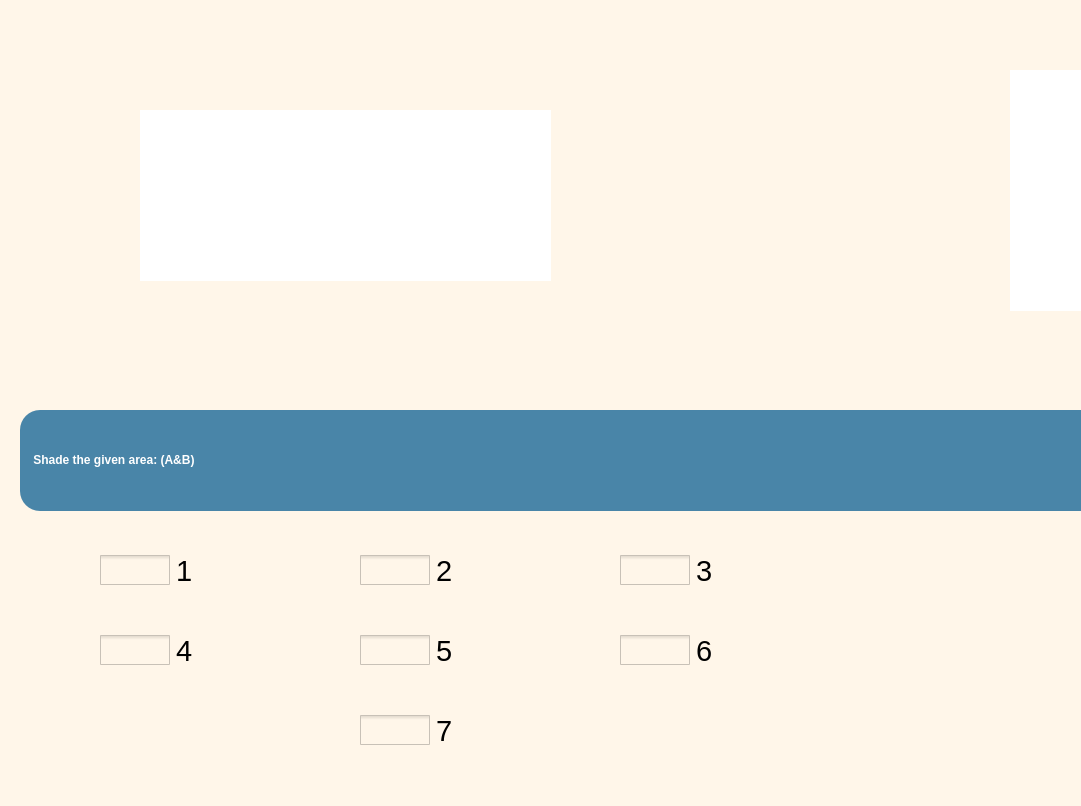
<?xml version="1.0" encoding="UTF-8"?>
<ui version="4.0">
 <class>MainWindow</class>
 <widget class="QMainWindow" name="MainWindow">
  <property name="geometry">
   <rect>
    <x>0</x>
    <y>0</y>
    <width>1081</width>
    <height>806</height>
   </rect>
  </property>
  <property name="windowTitle">
   <string>MainWindow</string>
  </property>
  <property name="styleSheet">
   <string notr="true">QWidget{
	background-color: rgb(255,246,233);
}

QPushButton{
	background-color: rgb(73,133,168);
	color: white;
	font: 16pt &quot;Verdana&quot;;
	border-radius: 20%;
}

QPushButton:hover{
	background-color: rgb(93,153,168);
	border: 2px solid black;
}

QFrame{
	border:none;
}

#Question{
	font: Italic 22pt &quot;Verdana&quot;;
	background-color: rgb(73, 133, 168);
	border-radius: 20%;
	color: white;
}

QLabel{
	background-color: white;
	font: 50pt &quot;Calibri&quot;;
	font-weight: 900;
}

QCheckBox{
	font: 22pt;
}

QCheckBox:hover{
	background-color: rgb(221,221,221);
	border-radius: 20%;
}
QCheckBox::indicator{
	width: 70px;
	height: 30px;
}

QCheckBox::indicator:checked{
	image: url(/Users/adityaparashar/Education/UCL/ENGF0002/Scenario/Scenario-Aditya/Practice_VennDiagrams/ui_files/checkbox-checked.png);
}

QCheckBox::indicator:unchecked{
	image: url(/Users/adityaparashar/Education/UCL/ENGF0002/Scenario/Scenario-Aditya/Practice_VennDiagrams/ui_files/checkbox-unchecked.png);
}
</string>
  </property>
  <widget class="QWidget" name="centralwidget">
   <property name="styleSheet">
    <string notr="true"/>
   </property>
   <widget class="QFrame" name="CheckboxFrame">
    <property name="geometry">
     <rect>
      <x>20</x>
      <y>520</y>
      <width>871</width>
      <height>281</height>
     </rect>
    </property>
    <property name="styleSheet">
     <string notr="true"/>
    </property>
    <property name="frameShape">
     <enum>QFrame::StyledPanel</enum>
    </property>
    <property name="frameShadow">
     <enum>QFrame::Raised</enum>
    </property>
    <widget class="QCheckBox" name="Area1">
     <property name="enabled">
      <bool>true</bool>
     </property>
     <property name="geometry">
      <rect>
       <x>80</x>
       <y>30</y>
       <width>121</width>
       <height>41</height>
      </rect>
     </property>
     <property name="maximumSize">
      <size>
       <width>16777215</width>
       <height>16777215</height>
      </size>
     </property>
     <property name="autoFillBackground">
      <bool>false</bool>
     </property>
     <property name="styleSheet">
      <string notr="true"/>
     </property>
     <property name="text">
      <string>1</string>
     </property>
     <property name="iconSize">
      <size>
       <width>16</width>
       <height>16</height>
      </size>
     </property>
     <property name="checkable">
      <bool>true</bool>
     </property>
     <property name="checked">
      <bool>false</bool>
     </property>
     <property name="tristate">
      <bool>false</bool>
     </property>
    </widget>
    <widget class="QCheckBox" name="Area2">
     <property name="geometry">
      <rect>
       <x>340</x>
       <y>30</y>
       <width>121</width>
       <height>41</height>
      </rect>
     </property>
     <property name="styleSheet">
      <string notr="true"/>
     </property>
     <property name="text">
      <string>2</string>
     </property>
    </widget>
    <widget class="QCheckBox" name="Area3">
     <property name="geometry">
      <rect>
       <x>600</x>
       <y>30</y>
       <width>131</width>
       <height>41</height>
      </rect>
     </property>
     <property name="text">
      <string>3</string>
     </property>
    </widget>
    <widget class="QFrame" name="HiddenFrame">
     <property name="geometry">
      <rect>
       <x>0</x>
       <y>80</y>
       <width>811</width>
       <height>171</height>
      </rect>
     </property>
     <property name="styleSheet">
      <string notr="true">border:none;</string>
     </property>
     <property name="frameShape">
      <enum>QFrame::StyledPanel</enum>
     </property>
     <property name="frameShadow">
      <enum>QFrame::Raised</enum>
     </property>
     <widget class="QCheckBox" name="Area5">
      <property name="enabled">
       <bool>true</bool>
      </property>
      <property name="geometry">
       <rect>
        <x>340</x>
        <y>30</y>
        <width>131</width>
        <height>41</height>
       </rect>
      </property>
      <property name="maximumSize">
       <size>
        <width>16777215</width>
        <height>16777215</height>
       </size>
      </property>
      <property name="autoFillBackground">
       <bool>false</bool>
      </property>
      <property name="text">
       <string>5</string>
      </property>
      <property name="iconSize">
       <size>
        <width>16</width>
        <height>16</height>
       </size>
      </property>
      <property name="checkable">
       <bool>true</bool>
      </property>
      <property name="checked">
       <bool>false</bool>
      </property>
      <property name="tristate">
       <bool>false</bool>
      </property>
     </widget>
     <widget class="QCheckBox" name="Area4">
      <property name="enabled">
       <bool>true</bool>
      </property>
      <property name="geometry">
       <rect>
        <x>80</x>
        <y>30</y>
        <width>121</width>
        <height>41</height>
       </rect>
      </property>
      <property name="maximumSize">
       <size>
        <width>16777215</width>
        <height>16777215</height>
       </size>
      </property>
      <property name="autoFillBackground">
       <bool>false</bool>
      </property>
      <property name="text">
       <string>4</string>
      </property>
      <property name="iconSize">
       <size>
        <width>16</width>
        <height>16</height>
       </size>
      </property>
      <property name="checkable">
       <bool>true</bool>
      </property>
      <property name="checked">
       <bool>false</bool>
      </property>
      <property name="tristate">
       <bool>false</bool>
      </property>
     </widget>
     <widget class="QCheckBox" name="Area7">
      <property name="enabled">
       <bool>true</bool>
      </property>
      <property name="geometry">
       <rect>
        <x>340</x>
        <y>110</y>
        <width>141</width>
        <height>41</height>
       </rect>
      </property>
      <property name="maximumSize">
       <size>
        <width>16777215</width>
        <height>16777215</height>
       </size>
      </property>
      <property name="autoFillBackground">
       <bool>false</bool>
      </property>
      <property name="text">
       <string>7</string>
      </property>
      <property name="iconSize">
       <size>
        <width>16</width>
        <height>16</height>
       </size>
      </property>
      <property name="checkable">
       <bool>true</bool>
      </property>
      <property name="checked">
       <bool>false</bool>
      </property>
      <property name="tristate">
       <bool>false</bool>
      </property>
     </widget>
     <widget class="QCheckBox" name="Area6">
      <property name="enabled">
       <bool>true</bool>
      </property>
      <property name="geometry">
       <rect>
        <x>600</x>
        <y>30</y>
        <width>131</width>
        <height>41</height>
       </rect>
      </property>
      <property name="maximumSize">
       <size>
        <width>16777215</width>
        <height>16777215</height>
       </size>
      </property>
      <property name="autoFillBackground">
       <bool>false</bool>
      </property>
      <property name="text">
       <string>6</string>
      </property>
      <property name="iconSize">
       <size>
        <width>16</width>
        <height>16</height>
       </size>
      </property>
      <property name="checkable">
       <bool>true</bool>
      </property>
      <property name="checked">
       <bool>false</bool>
      </property>
      <property name="tristate">
       <bool>false</bool>
      </property>
     </widget>
    </widget>
   </widget>
   <widget class="QFrame" name="QuestionFrame">
    <property name="geometry">
     <rect>
      <x>20</x>
      <y>410</y>
      <width>1401</width>
      <height>101</height>
     </rect>
    </property>
    <property name="frameShape">
     <enum>QFrame::StyledPanel</enum>
    </property>
    <property name="frameShadow">
     <enum>QFrame::Raised</enum>
    </property>
    <widget class="QLabel" name="Question">
     <property name="geometry">
      <rect>
       <x>0</x>
       <y>0</y>
       <width>1391</width>
       <height>101</height>
      </rect>
     </property>
     <property name="styleSheet">
      <string notr="true"/>
     </property>
     <property name="text">
      <string>&lt;html&gt;&lt;head/&gt;&lt;body&gt;&lt;p&gt;&amp;nbsp; &amp;nbsp; Shade the given area: (A&amp;amp;B)&lt;/p&gt;&lt;/body&gt;&lt;/html&gt;</string>
     </property>
    </widget>
   </widget>
   <widget class="QFrame" name="DiagramFrame">
    <property name="geometry">
     <rect>
      <x>30</x>
      <y>-10</y>
      <width>1401</width>
      <height>411</height>
     </rect>
    </property>
    <property name="styleSheet">
     <string notr="true"/>
    </property>
    <property name="frameShape">
     <enum>QFrame::StyledPanel</enum>
    </property>
    <property name="frameShadow">
     <enum>QFrame::Raised</enum>
    </property>
    <widget class="QLabel" name="ResultLabel">
     <property name="geometry">
      <rect>
       <x>980</x>
       <y>80</y>
       <width>391</width>
       <height>241</height>
      </rect>
     </property>
     <property name="styleSheet">
      <string notr="true">color: rgb(58, 142, 52);</string>
     </property>
     <property name="text">
      <string>&lt;html&gt;&lt;head/&gt;&lt;body&gt;&lt;p align=&quot;center&quot;&gt;&lt;br/&gt;&lt;/p&gt;&lt;/body&gt;&lt;/html&gt;</string>
     </property>
     <property name="wordWrap">
      <bool>true</bool>
     </property>
    </widget>
    <widget class="QLabel" name="Answer">
     <property name="geometry">
      <rect>
       <x>110</x>
       <y>120</y>
       <width>411</width>
       <height>171</height>
      </rect>
     </property>
     <property name="styleSheet">
      <string notr="true"/>
     </property>
     <property name="text">
      <string>&lt;html&gt;&lt;head/&gt;&lt;body&gt;&lt;p align=&quot;center&quot;&gt;&lt;br/&gt;&lt;/p&gt;&lt;/body&gt;&lt;/html&gt;</string>
     </property>
    </widget>
   </widget>
   <widget class="QPushButton" name="submitButton">
    <property name="geometry">
     <rect>
      <x>1100</x>
      <y>790</y>
      <width>121</width>
      <height>46</height>
     </rect>
    </property>
    <property name="styleSheet">
     <string notr="true"/>
    </property>
    <property name="text">
     <string>Submit</string>
    </property>
   </widget>
   <widget class="QPushButton" name="nextButton">
    <property name="geometry">
     <rect>
      <x>1250</x>
      <y>790</y>
      <width>121</width>
      <height>46</height>
     </rect>
    </property>
    <property name="text">
     <string>Next</string>
    </property>
   </widget>
   <widget class="QFrame" name="buttonFrame">
    <property name="geometry">
     <rect>
      <x>40</x>
      <y>780</y>
      <width>281</width>
      <height>81</height>
     </rect>
    </property>
    <property name="frameShape">
     <enum>QFrame::StyledPanel</enum>
    </property>
    <property name="frameShadow">
     <enum>QFrame::Raised</enum>
    </property>
    <widget class="QPushButton" name="yourAnswer">
     <property name="geometry">
      <rect>
       <x>70</x>
       <y>10</y>
       <width>151</width>
       <height>51</height>
      </rect>
     </property>
     <property name="text">
      <string>Your Answer</string>
     </property>
    </widget>
   </widget>
   <zorder>QuestionFrame</zorder>
   <zorder>DiagramFrame</zorder>
   <zorder>CheckboxFrame</zorder>
   <zorder>submitButton</zorder>
   <zorder>nextButton</zorder>
   <zorder>buttonFrame</zorder>
  </widget>
  <widget class="QStatusBar" name="statusbar"/>
 </widget>
 <resources/>
 <connections/>
</ui>
